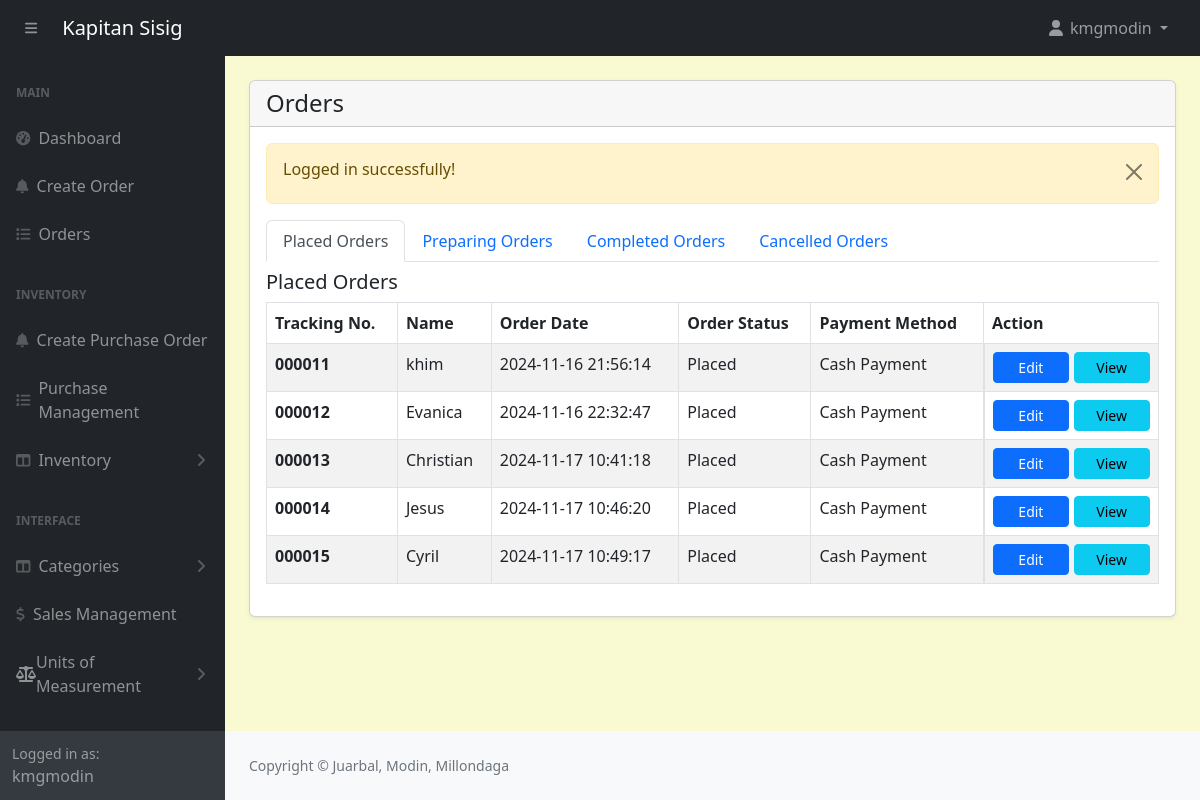
The app's page /admin/orders.php (signed in) with its own data.
### tables this page shows
CREATE TABLE `orders` (
  `id` int(11) NOT NULL,
  `customer_id` int(11) NOT NULL,
  `tracking_no` varchar(100) NOT NULL,
  `invoice_no` varchar(100) NOT NULL,
  `total_amount` varchar(100) NOT NULL,
  `amount_received` decimal(10,2) NOT NULL,
  `change_money` varchar(200) NOT NULL,
  `order_date` datetime DEFAULT NULL,
  `order_status` enum('Placed','Preparing','Completed','Cancelled') NOT NULL DEFAULT 'Placed' COMMENT 'placed, preparing, completed, cancelled',
  `payment_mode` varchar(100) NOT NULL COMMENT 'cash,online',
  `order_placed_by_id` varchar(100) NOT NULL
);

CREATE TABLE `customers` (
  `id` int(11) NOT NULL,
  `name` varchar(566) NOT NULL
);

### admin/orders.php (the view, shortened to what this page needs)
<?php include('includes/header.php'); ?>
<div class="container-fluid px-4 pb-4">
    <div class="card mt-4 shadow-sm">
        <div class="card-header">
            <h4 class="mb-0">Orders</h4>
        </div>
        <div class="card-body">
        <?php
            $query = "SELECT o.*, c.* FROM orders o, customers c WHERE c.id = o.customer_id ORDER BY o.order_date ASC";
            $orders = mysqli_query($conn, $query);
            if ($orders) {
                if (mysqli_num_rows($orders) > 0) {
                    $placedOrdersQuery = "SELECT o.*, c.* FROM orders o, customers c WHERE c.id = o.customer_id AND o.order_status = 'Placed' ORDER BY o.order_date ASC";
                    $placedOrdersResult = mysqli_query($conn, $placedOrdersQuery);
                    ?>
                    <ul class="nav nav-tabs" id="orderTabs" role="tablist">
                        <li class="nav-item" role="presentation">
                            <a class="nav-link active" id="placed-orders-tab" data-bs-toggle="tab" href="#placedOrders" role="tab" aria-controls="placedOrders" aria-selected="true">Placed Orders</a>
                        </li>
                        <li class="nav-item" role="presentation">
                            <a class="nav-link" id="preparing-orders-tab" data-bs-toggle="tab" href="#preparingOrders" role="tab" aria-controls="preparingOrders" aria-selected="false">Preparing Orders</a>
                        </li>
                        <li class="nav-item" role="presentation">
                            <a class="nav-link" id="completed-orders-tab" data-bs-toggle="tab" href="#completedOrders" role="tab" aria-controls="completedOrders" aria-selected="false">Completed Orders</a>
                        </li>
                        <li class="nav-item" role="presentation">
                            <a class="nav-link" id="cancelled-orders-tab" data-bs-toggle="tab" href="#cancelledOrders" role="tab" aria-controls="cancelledOrders" aria-selected="false">Cancelled Orders</a>
                        </li>
                    </ul>
                    <div class="tab-content" id="orderTabsContent">
                        <div class="tab-pane fade show active" id="placedOrders" role="tabpanel" aria-labelledby="placed-orders-tab">
                            <div class="mt-2">
                                <h5>Placed Orders</h5>
                                <table class="table table-striped table-bordered">
                                    <thead>
                                        <tr>
                                            <th>Tracking No.</th>
                                            <th>Name</th>
                                            <th>Order Date</th>
                                            <th>Order Status</th>
                                            <th>Payment Method</th>
                                            <th style="width: 175px;">Action</th>
                                        </tr>
                                    </thead>
                                    <tbody>
                                        <?php while ($orderItem = mysqli_fetch_assoc($placedOrdersResult)): ?>
                                            <tr>
                                                <td class="fw-bold"><?= $orderItem['tracking_no']; ?></td>
                                                <td><?= $orderItem['name']; ?></td>
                                                <td><?= $orderItem['order_date']; ?></td>
                                                <td><?= $orderItem['order_status']; ?></td>
                                                <td><?= $orderItem['payment_mode']; ?></td>
                                                <td style="display: flex; justify-content: space-between; gap: 5px;">
                                                    <a href="order-edit.php?track=<?= $orderItem['tracking_no']; ?>" class="btn btn-primary btn-sm w-100">Edit</a>
                                                    <a href="orders-view.php?track=<?= $orderItem['tracking_no']; ?>" class="btn btn-info btn-sm w-100">View</a>
                                                </td>
                                            </tr>
                                        <?php endwhile; ?>
                                    </tbody>
                                </table>
                            </div>
                        </div>
                    </div>
                    <?php
                } else {
                    echo "<p>No orders found.</p>";
                }
            }
        ?>
        </div>
    </div>
</div>
<?php include('includes/footer.php'); ?>

### admin/assets/css/custom.css (style rules this page uses)
body { margin: 0; font-family: system-ui, -apple-system, "Segoe UI", Roboto, "Helvetica Neue", "Noto Sans", "Liberation Sans", Arial, sans-serif; font-size: 1rem; font-weight: 400; line-height: 1.5; color: #212529; text-align: left; background-color: #FAFAD2; -webkit-text-size-adjust: 100%; -webkit-tap-highlight-color: rgba(0, 0, 0, 0); }

### records on screen
orders: tracking_no "000011", customer.name "khim", order_date "2024-11-16 21:56:14", order_status "Placed", payment_mode "Cash Payment"
orders: tracking_no "000012", customer.name "Evanica", order_date "2024-11-16 22:32:47", order_status "Placed", payment_mode "Cash Payment"
orders: tracking_no "000013", customer.name "Christian", order_date "2024-11-17 10:41:18", order_status "Placed", payment_mode "Cash Payment"
orders: tracking_no "000014", customer.name "Jesus", order_date "2024-11-17 10:46:20", order_status "Placed", payment_mode "Cash Payment"
orders: tracking_no "000015", customer.name "Cyril", order_date "2024-11-17 10:49:17", order_status "Placed", payment_mode "Cash Payment"

### other values on screen
$_SESSION['loggedInUser']['username'] "kmgmodin"
$_SESSION['message'] "Logged in successfully!"
